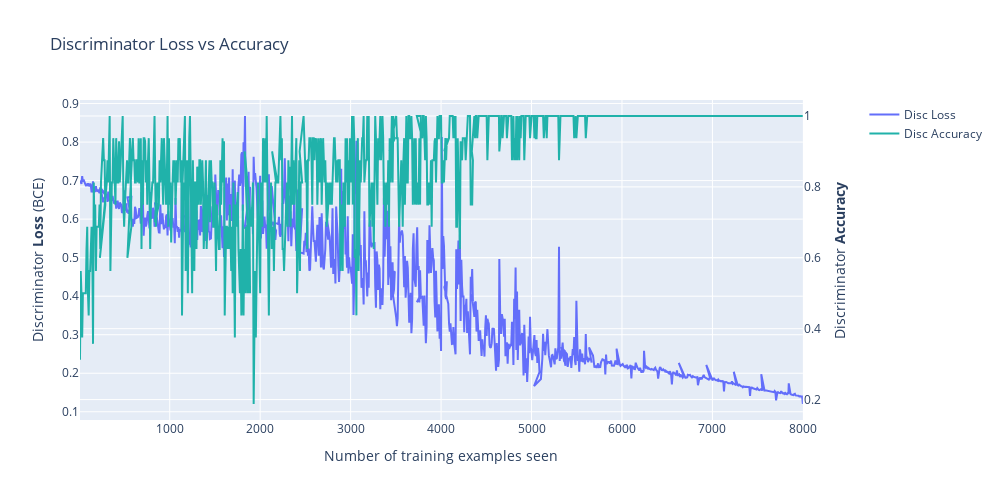

Notebook source saved alongside this figure:
### Code cell
import plotly.graph_objects as go
import plotly.subplots as sp
fig = sp.make_subplots(specs=[[{"secondary_y": True}]])
fig.add_trace(go.Scatter(x=disc_train_counter, y=disc_losses, mode='lines', name='Disc Loss'), secondary_y=False)
fig.add_trace(go.Scatter(x=disc_train_counter, y=disc_accuracies, mode='lines', name='Disc Accuracy', line_color='lightseagreen'), secondary_y=True)
fig.update_layout(
    width=1000,
    height=500,
    title="Discriminator Loss vs Accuracy")
fig.update_xaxes(title_text="Number of training examples seen")
fig.update_yaxes(title_text="Discriminator <b>Loss</b> (BCE)", secondary_y=False)
fig.update_yaxes(title_text="Discriminator <b>Accuracy</b>", secondary_y=True)
fig.show()
fig.write_image(output_path+"/Discriminator_loss_accuracy.pdf")

import seaborn as sns
import matplotlib.pyplot as plt
import pandas as pd

data = {
    'Number of training examples seen': disc_train_counter,
    'Disc Loss': disc_losses,
    'Disc Accuracy': disc_accuracies
}

df = pd.DataFrame(data)
fig, ax1 = plt.subplots(figsize=(10, 5))
sns.lineplot(data=df, x='Number of training examples seen', y='Disc Loss', ax=ax1, label='Disc Loss')
ax1.set_xlabel('Number of training examples seen')
ax1.set_ylabel('Discriminator Loss (BCE)', color='tab:blue')
ax2 = ax1.twinx()
sns.lineplot(data=df, x='Number of training examples seen', y='Disc Accuracy', ax=ax2, color='lightseagreen', label='Disc Accuracy')
ax2.set_ylabel('Discriminator Accuracy', color='lightseagreen')
fig.suptitle("Discriminator Loss vs Accuracy")


plt.savefig(output_path+"/Discriminator_loss_accuracy.eps", format='eps', bbox_inches='tight')
plt.savefig(output_path+"/Discriminator_loss_accuracy.png", format='png', bbox_inches='tight',dpi=300)
plt.show()

### Figure 1 — Plotly figure (JSON) as saved in the notebook; plotly's stock layout.template omitted (floating-point values rounded to 4 significant figures; data arrays with more than 128 entries replaced by an {"elided": "..."} marker saying what was removed)
{"data": [{"mode": "lines", "name": "Disc Loss", "type": "scatter", "x": {"elided": "1000 int values"}, "xaxis": "x", "y": {"elided": "1000 float values"}, "yaxis": "y"}, {"line": {"color": "lightseagreen"}, "mode": "lines", "name": "Disc Accuracy", "type": "scatter", "x": {"elided": "1000 int values"}, "xaxis": "x", "y": {"elided": "1000 float values"}, "yaxis": "y2"}], "layout": {"height": 500, "title": {"text": "Discriminator Loss vs Accuracy"}, "width": 1000, "xaxis": {"anchor": "y", "domain": [0, 0.94], "title": {"text": "Number of training examples seen"}}, "yaxis": {"anchor": "x", "domain": [0, 1], "title": {"text": "Discriminator <b>Loss</b> (BCE)"}}, "yaxis2": {"anchor": "x", "overlaying": "y", "side": "right", "title": {"text": "Discriminator <b>Accuracy</b>"}}}}
